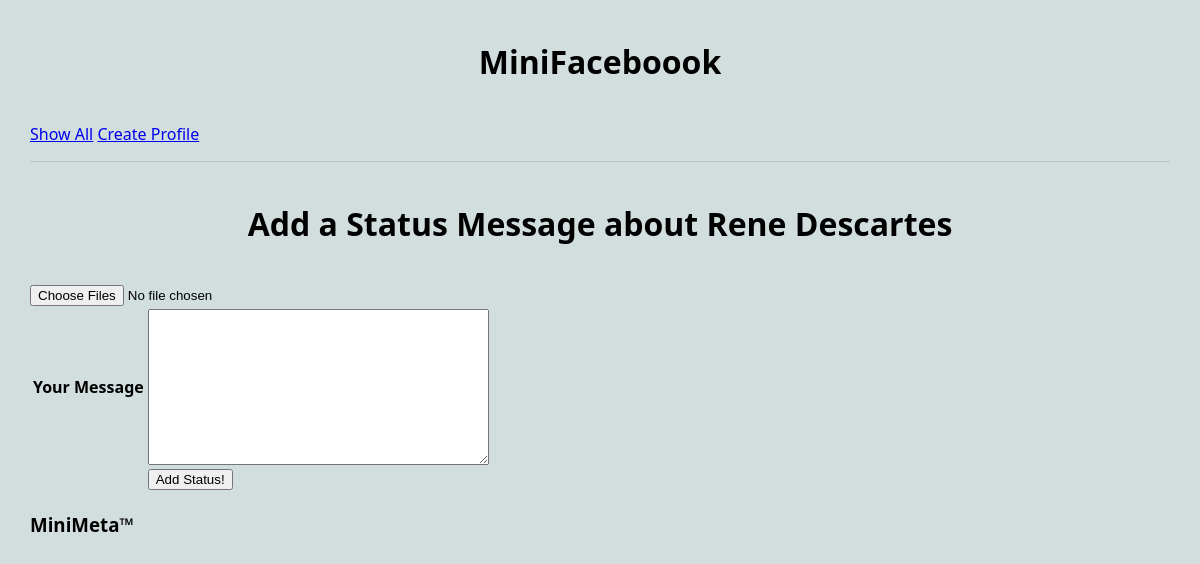
/mini_fb/profile/1/create_status, run on an earlier commit of the app's database.
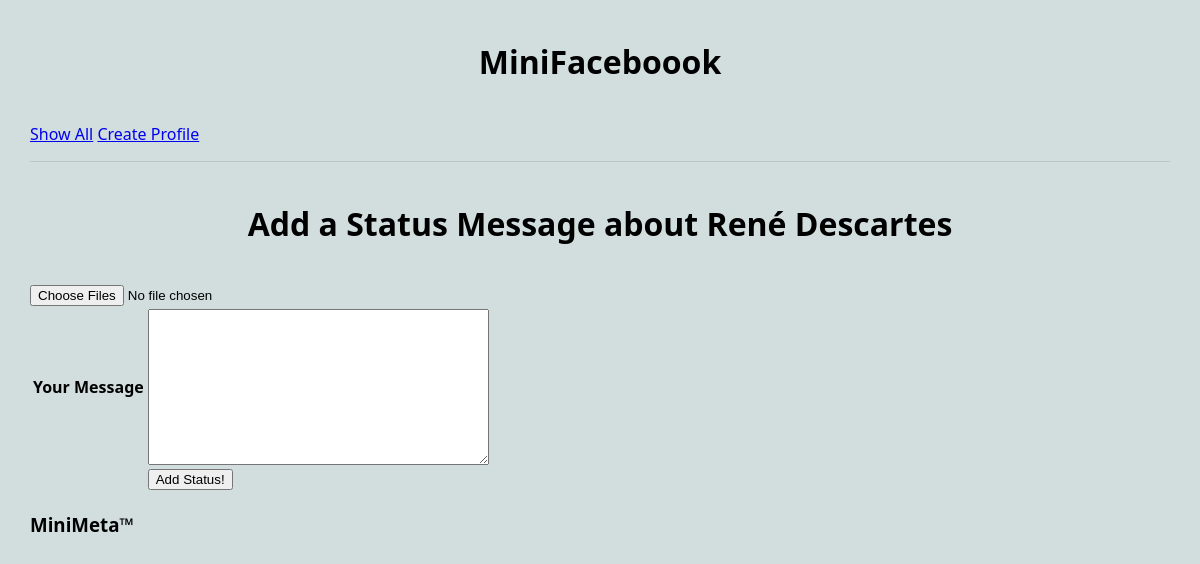
And on a later commit of the database.
### mini_fb/models.py (models this page shows, shortened)
class Profile(models.Model):
    first_name = models.TextField(blank=True)
    last_name = models.TextField(blank=True)
    city = models.TextField(blank=True)
    email_address = models.EmailField(blank=True)
    profile_image_file = models.ImageField(blank=True)
    def __str__(self):
        return f'{self.first_name} {self.last_name}'

### mini_fb/views.py (the view, shortened to what this page needs)
# urls.py: path('profile/<int:pk>/create_status', CreateStatusMessageView.as_view(), name="create_status"),
class CreateStatusMessageView(CreateView):
    form_class = CreateStatusMessageForm
    template_name = "mini_fb/create_status_form.html"
    def get_context_data(self):
        context = super().get_context_data()
        pk = self.kwargs['pk']
        profile = Profile.objects.get(pk=pk)
        context['profile'] = profile
        return context

### mini_fb/forms.py
class CreateStatusMessageForm(forms.ModelForm):
    class Meta:
        model = StatusMessage
        fields = ['message']

### mini_fb/templates/mini_fb/create_status_form.html (shortened to what this page needs)
{% extends 'mini_fb/base.html' %}
{% block content %}
<h1>Add a Status Message about {{profile}}</h1>
<form method="POST" enctype="multipart/form-data">
        <table>
            {% for field in form %}
                <tr>
                    <th>Your Message</th>
                    <td>{{field}}</td>
                    <input type="file" name="files" multiple />
                </tr>
            {% endfor %}
            <tr>
                <td></td>
                <td>
                    <input type="submit" name='Add Status!' value='Add Status!'>
                </td>
            </tr>
        </table>
</form>
{% endblock %}

What changed in the data, as far as the page shows it:
changed Profile: first_name+last_name "Rene Descartes" → "René Descartes"
